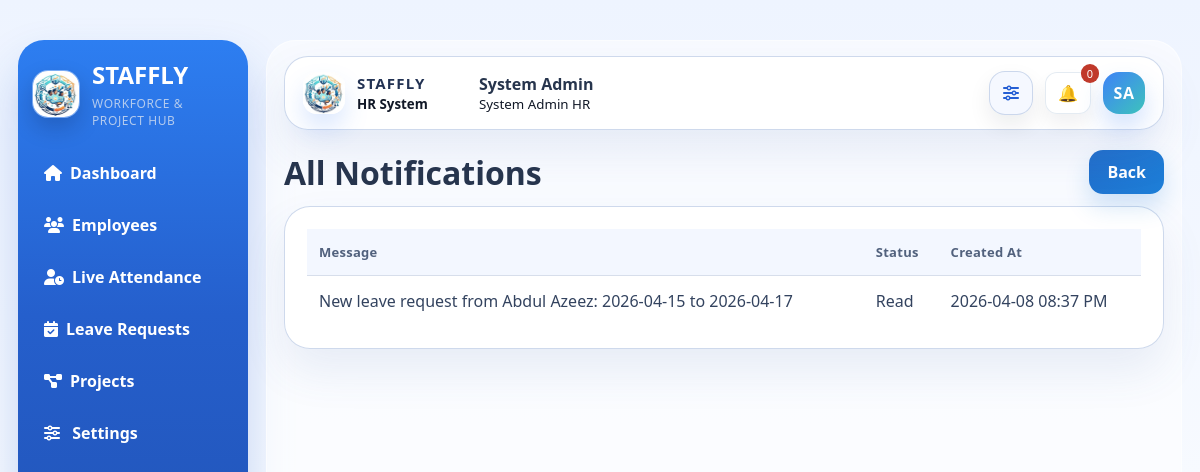
Screenshot of /projects/notifications (signed in) with the database file from the repository.
### models.py (models this page shows, shortened)
class User(db.Model):
    __tablename__ = "users"
    id = db.Column(db.Integer, primary_key=True)
    name = db.Column(db.String(120), nullable=False)
    email = db.Column(db.String(120), unique=True, nullable=False, index=True)
    password_hash = db.Column(db.String(255), nullable=False)
    role = db.Column(db.String(20), nullable=False, default="Employee")
    position = db.Column(db.String(120), nullable=False, default="Web Developer")
    department = db.Column(db.String(120), nullable=True)
    is_registered = db.Column(db.Boolean, nullable=False, default=False)
    security_code_hash = db.Column(db.String(255), nullable=True)
    project_start_alert = db.Column(db.Boolean, nullable=False, default=True)
    deadline_alert_30 = db.Column(db.Boolean, nullable=False, default=True)
    deadline_alert_15 = db.Column(db.Boolean, nullable=False, default=True)
    deadline_alert_10 = db.Column(db.Boolean, nullable=False, default=True)
    deadline_alert_5 = db.Column(db.Boolean, nullable=False, default=True)
    deadline_alert_1 = db.Column(db.Boolean, nullable=False, default=True)
    skills = db.relationship("Skill", secondary=employee_skills, back_populates="employees")
    resume_skills = db.relationship("Skill", secondary=resume_skills, back_populates="resume_employees")
    notifications = db.relationship("Notification", backref="user", lazy=True, cascade="all, delete-orphan")
    assignments = db.relationship("ProjectAssignment", backref="employee", lazy=True, cascade="all, delete-orphan")
    attendance_records = db.relationship("AttendanceRecord", backref="employee", lazy=True, cascade="all, delete-orphan")
    leave_requests = db.relationship("LeaveRequest", backref="employee", lazy=True, cascade="all, delete-orphan")
    daily_project_reports = db.relationship("DailyProjectReport", backref="employee", lazy=True, cascade="all, delete-orphan")
    past_performance_records = db.relationship(
        "PastProjectPerformance",
        backref="employee",
        lazy=True,
        cascade="all, delete-orphan",
    )
    feedback_records = db.relationship("ProjectFeedback", backref="employee", lazy=True, cascade="all, delete-orphan")

class Notification(db.Model):
    __tablename__ = "notifications"
    id = db.Column(db.Integer, primary_key=True)
    user_id = db.Column(db.Integer, db.ForeignKey("users.id"), nullable=False, index=True)
    message = db.Column(db.String(255), nullable=False)
    target_url = db.Column(db.String(255), nullable=True)
    is_read = db.Column(db.Boolean, default=False, nullable=False)
    created_at = db.Column(db.DateTime, default=datetime.utcnow, nullable=False)

### routes/project_routes.py (the view)
@project_bp.route("/notifications")
@login_required
def notifications_page():
    user = current_user()
    all_notifications = (
        Notification.query
        .filter_by(user_id=user.id)
        .order_by(Notification.created_at.desc())
        .all()
    )
    return render_template("projects/notifications.html", notifications=all_notifications)

### app.py (called while the page is built, shortened)
def run_daily_automation(force=False):
    global LAST_DAILY_AUTOMATION_RUN
    today = date.today()
    if not force and LAST_DAILY_AUTOMATION_RUN == today:
        return

### routes/auth_routes.py (called while the page is built)
def current_user():
    user_id = session.get("user_id")
    if not user_id:
        return None
    return User.query.get(user_id)

def _admin_user_by_email(email):
    normalized_email = (email or "").strip().lower()
    if not normalized_email:
        return None
    return User.query.filter_by(role="Admin", email=normalized_email).first()

def _admin_setup_complete(email=None):
    if email:
        admin = _admin_user_by_email(email)
        return bool(admin and admin.security_code_hash)
    for admin_email in ADMIN_EMAILS:
        admin = _admin_user_by_email(admin_email)
        if not admin or not admin.security_code_hash:
            return False
    return True

def login_required(view_func):
    @wraps(view_func)
    def wrapped(*args, **kwargs):
        if not current_user():
            flash("Please login first.", "warning")
            return redirect(url_for("auth.home"))
        return view_func(*args, **kwargs)
    return wrapped

@auth_bp.app_context_processor
def inject_auth_context():
    user = current_user()
    unread = 0
    if user:
        unread = Notification.query.filter_by(user_id=user.id, is_read=False).count()
    return {
        "current_user": user,
        "unread_count": unread,
        "admin_recent_login": session.pop("admin_recent_login", False),
        "admin_setup_complete": _admin_setup_complete(),
    }

### templates/projects/notifications.html (shortened to what this page needs)
{% extends "base.html" %}
{% block content %}
<div class="page-header">
    <h1>All Notifications</h1>
    <a class="btn btn-secondary" href="{{ url_for('auth.dashboard') }}">Back</a>
</div>
<div class="card">
    <table>
        <thead>
            <tr>
                <th>Message</th>
                <th>Status</th>
                <th>Created At</th>
            </tr>
        </thead>
        <tbody>
            {% for item in notifications %}
            <tr>
                <td>
                    {% if item.target_url %}
                    <a class="btn-link" href="{{ item.target_url }}">{{ item.message }}</a>
                    {% else %}
                    {{ item.message }}
                    {% endif %}
                </td>
                <td>{{ "Unread" if not item.is_read else "Read" }}</td>
                <td>{{ item.created_at.strftime('%Y-%m-%d %I:%M %p') }}</td>
            </tr>
            {% else %}
            <tr><td colspan="3">No notifications found.</td></tr>
            {% endfor %}
        </tbody>
    </table>
</div>
{% endblock %}

### templates/base.html (shortened to what this page needs)
﻿<!doctype html>
<html lang="en">
<head>
    <link rel="stylesheet" href="{{ url_for('static', filename='css/style.css') }}">
    <link rel="stylesheet" href="https://cdnjs.cloudflare.com/ajax/libs/font-awesome/6.5.2/css/all.min.css">
</head>
<body data-admin-authenticated="{% if current_user and current_user.role == 'Admin' %}1{% else %}0{% endif %}">
    {% if current_user %}
    <div class="app-layout">
        <aside class="sidebar">
            <div class="brand-lockup">
                <img src="{{ url_for('static', filename='img/staffly-logo.jpeg') }}" alt="STAFFLY logo" class="brand-logo">
                <div class="brand-copy">
                    <h2>STAFFLY</h2>
                    <small>Workforce & Project Hub</small>
                </div>
            </div>
            <nav class="nav-links">
                <a href="{{ url_for('auth.dashboard') }}" class="{% if request.endpoint == 'auth.dashboard' %}active-nav{% endif %}"><i class="fa-solid fa-house"></i>Dashboard</a>
                {% if current_user.role == 'Admin' %}
                <a href="{{ url_for('employees.list_employees') }}" class=""><i class="fa-solid fa-users"></i>Employees</a>
                <a href="{{ url_for('employees.live_attendance') }}" class="{% if request.endpoint == 'employees.live_attendance' %}active-nav{% endif %}"><i class="fa-solid fa-user-clock"></i>Live Attendance</a>
                <a href="{{ url_for('employees.admin_leave_requests') }}" class=""><i class="fa-solid fa-calendar-check"></i>Leave Requests</a>
                {% endif %}
                <a href="{{ url_for('projects.list_projects') }}" class=""><i class="fa-solid fa-diagram-project"></i>{% if current_user.role == 'Admin' %}Projects{% else %}My Projects{% endif %}</a>
                <a href="{{ url_for('auth.settings') }}" class="{% if request.endpoint == 'auth.settings' %}active-nav{% endif %}"><i class="fa-solid fa-sliders"></i> Settings</a>
            </nav>
        </aside>
        <main class="main-content">
            <header class="topbar">
                <div class="topbar-brand">
                    <img src="{{ url_for('static', filename='img/staffly-logo.jpeg') }}" alt="STAFFLY logo" class="topbar-brand-logo">
                    <div class="topbar-brand-copy">
                        <strong>STAFFLY</strong>
                        <small>HR System</small>
                    </div>
                </div>
                <div class="topbar-user">
                    <strong>{{ current_user.name }}</strong>
                    {% if current_user.role == 'Admin' %}
                    <small>System Admin HR</small>
                    {% else %}
                    <small>{{ current_user.position }} | {{ current_user.role }}</small>
                    {% endif %}
                </div>
                <div class="topbar-actions">
                    <a class="topbar-icon-btn" href="{{ url_for('auth.settings') }}" title="Open settings" aria-label="Open settings">
                        <i class="fa-solid fa-sliders"></i>
                    </a>
                    <div class="notification-wrapper">
                        <a id="notificationBellLink" class="bell-btn bell-link" href="{{ url_for('projects.notifications_page') }}" title="Open all notifications" aria-label="Open all notifications">🔔</a>
                        <button id="notificationCountBtn" class="notification-count-btn notification-badge-btn" type="button" title="Show unread notifications" aria-label="Show unread notifications">
                            <span id="notificationCount">{{ unread_count }}</span>
                        </button>
                    </div>
                    <div class="profile-menu-wrap">
                    <button id="profileMenuToggle" class="topbar-avatar topbar-avatar-btn" type="button" aria-expanded="false" aria-controls="profileMenuPanel" aria-label="Open profile menu">
                        {{ current_user.name.split()[0][0] }}{% if current_user.name.split()|length > 1 %}{{ current_user.name.split()[-1][0] }}{% endif %}
                    </button>
                    </div>
                </div>
            </header>
            {% block content %}{% endblock %}
        </main>
    </div>
    {% else %}
        {% block public_content %}{% endblock %}
    {% endif %}
</body>
</html>

### rows the page displays
User: name "System Admin", name "S", name "A"
Notification: message "New leave request from Abdul Azeez: 2026-04-15 to 2026-04-17", is_read "Read", created_at "2026-04-08 08:37 PM"

### other values shown
{{ unread_count }} "0"
